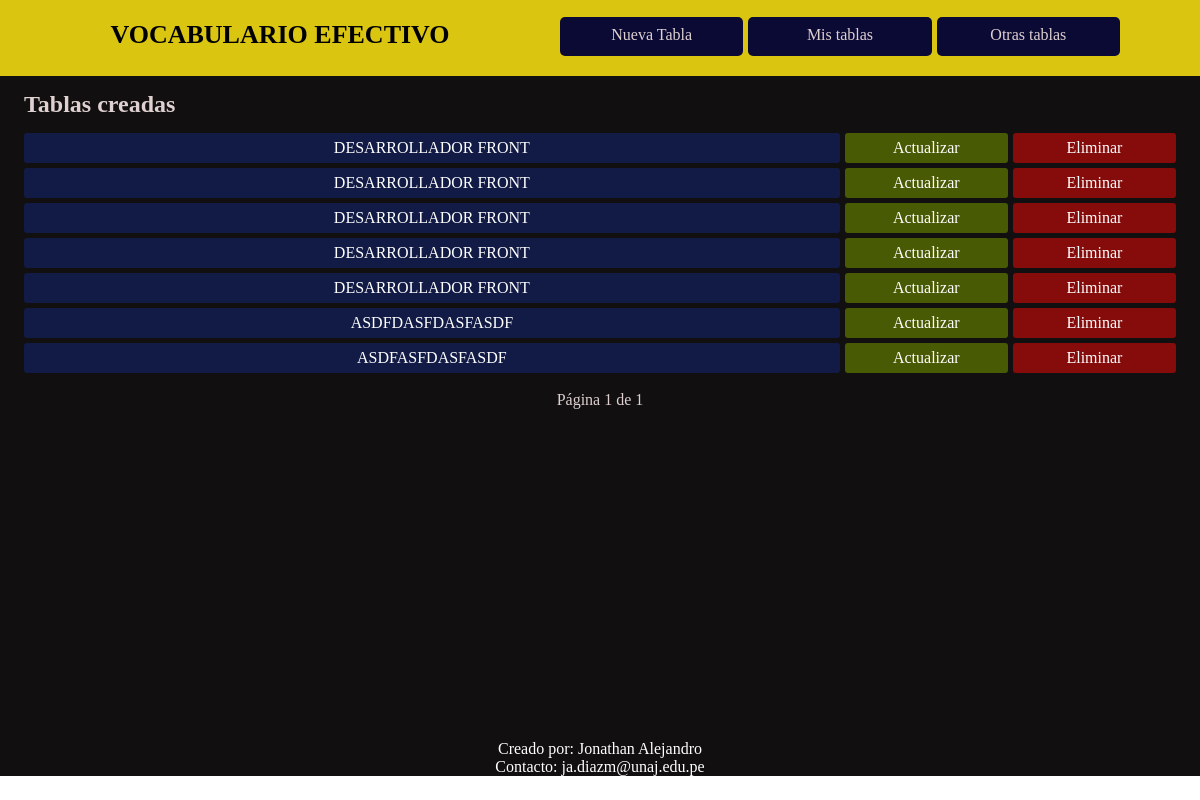
The page /coleccion-tablas/ (signed in) on the database as committed earlier.
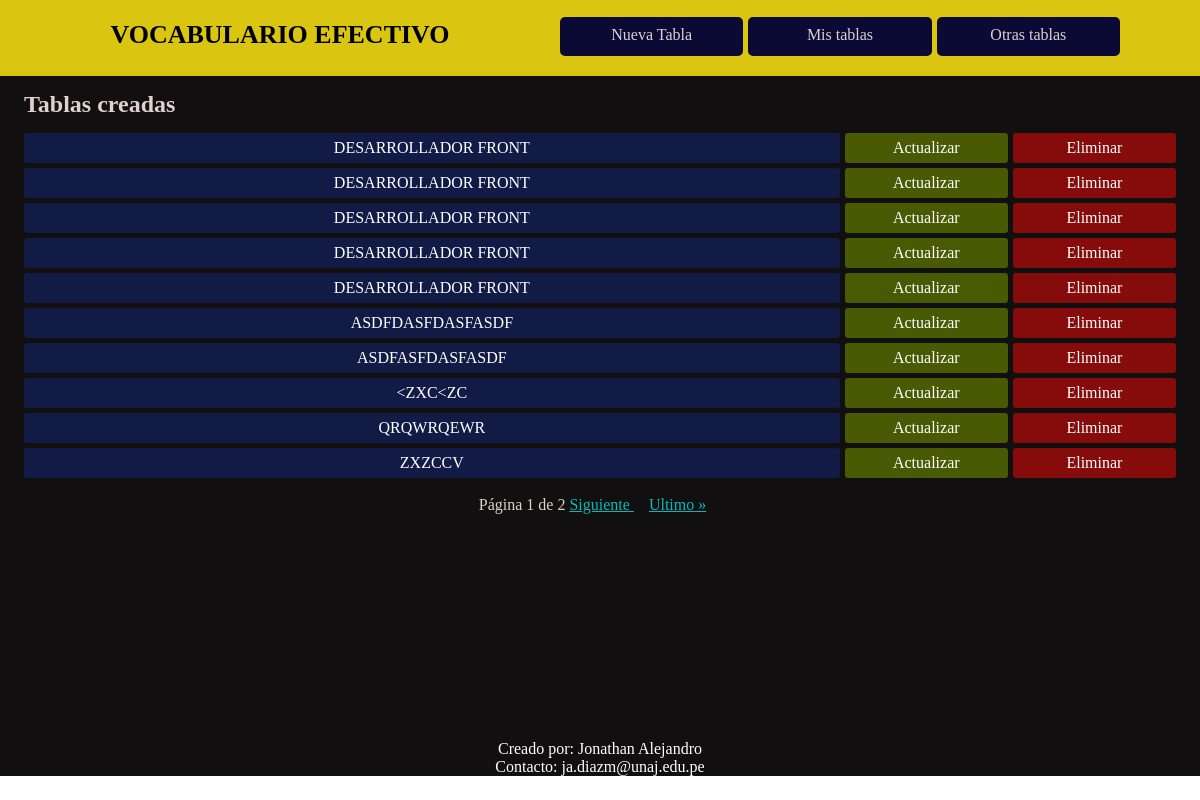
The same page on the database as committed later.
### tables/models.py (models this page shows)
class Table(models.Model) :
    id = models.AutoField(primary_key=True)
    user = models.ForeignKey(User, on_delete = models.CASCADE)
    title = models.CharField(max_length = 255)
    link = models.CharField(max_length = 255, null = True, blank = True)
    pdf_doc = models.FileField(null = True, blank = True, upload_to='pdf')

### tables/views.py (the view)
# urls.py: path('coleccion-tablas/', login_required(views.TableCollectionView.as_view()), name = 'table_collection'),
class TableCollectionView(ListView) :
    template_name = 'table_collection/table_collection.html'
    context_object_name = 'tables'
    paginate_by = 10
    def get_queryset(self, *args, **kwargs) :
        return Table.objects.filter(user_id = self.request.user.id)

### tables/templates/table_collection/table_collection.html
{% extends 'layouts/layout.html' %}
{% block main_content %}
    <h2 class="description-tables">Tablas creadas</h2>
    <ul class="table-collection">
        {% for table in tables %}
            <li>
                <div class="option-table check"><a href="{% url 'tables_app:word_list' table_id=table.id  title=table.title %}" >{{table.title|upper}}</a></div>
                <div class="option-table update"><a href="{% url 'tables_app:updatetable' pk=table.id %}">Actualizar</a></div>
                <div class="option-table delete"><a href="{% url 'tables_app:removetable' pk=table.id %}">Eliminar</a></div>
            </li>
        {% endfor %}
    </ul>
    {% include 'includes/pagination.html' %}
{% endblock %}

Rows that differ between the two databases and show on the page:
added Table: title "<ZXC<ZC"
added Table: title "QRQWRQEWR"
added Table: title "ZXZCCV"
Other text that changed with them:
{{ page_obj.paginator.num_pages }}: "1" → "2"
text now shown: "Siguiente Ultimo »"
